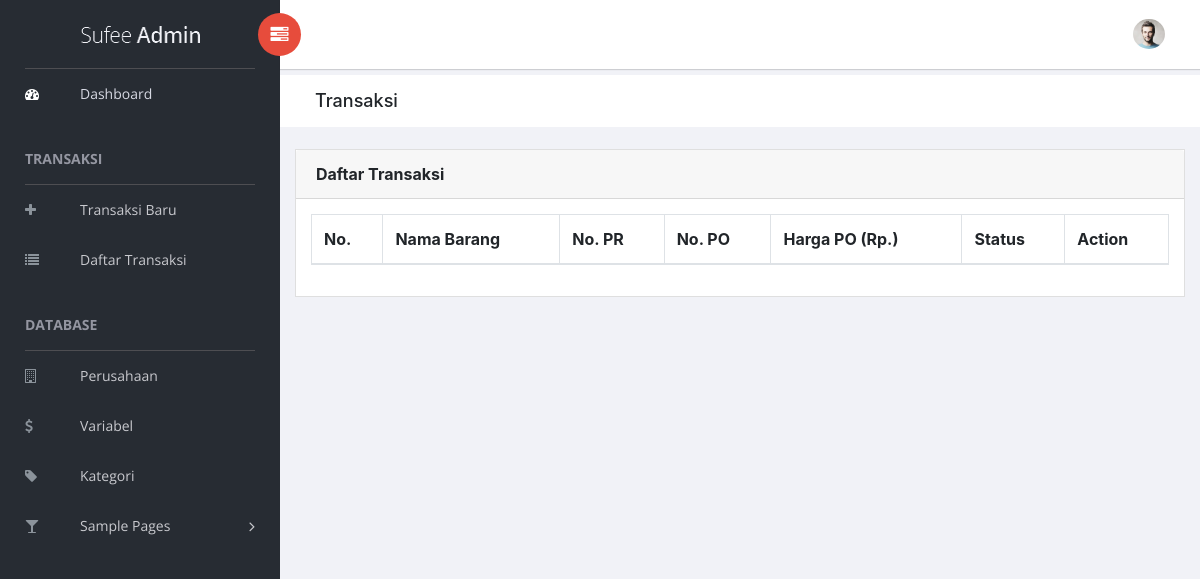
Page /transaction_list.php on the earlier database version.
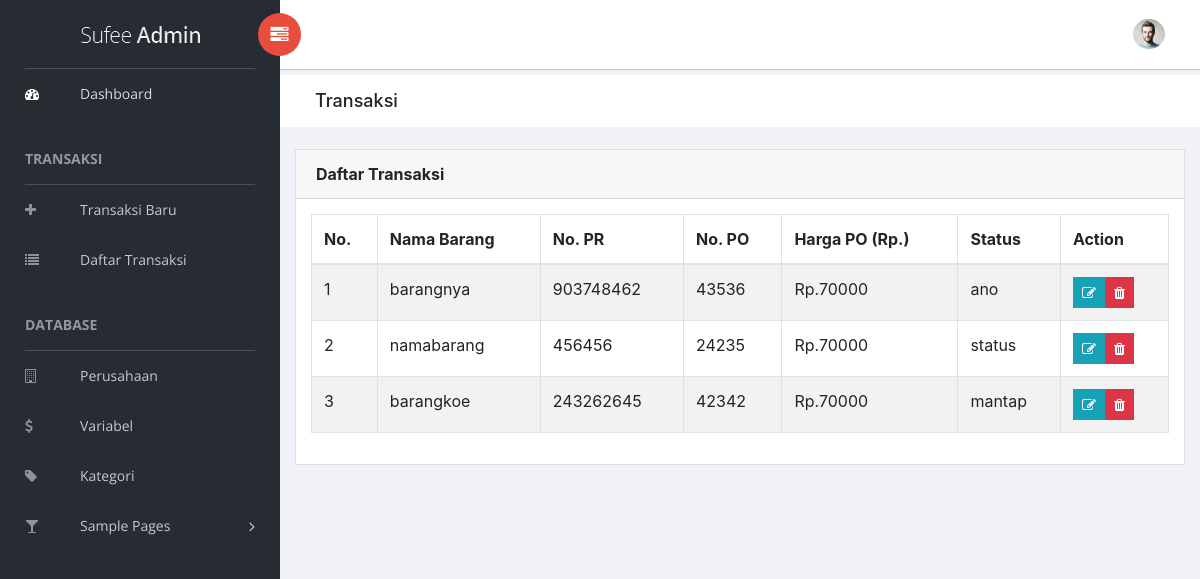
Same page on the later database version.
### tables this page shows
CREATE TABLE `transaksi` (
  `id_transaksi` int(11) NOT NULL,
  `id_kategori` int(11) NOT NULL,
  `id_perusahaan` int(11) NOT NULL,
  `nama_barang` text NOT NULL,
  `no_pr` text NOT NULL,
  `tanggal_pr` text NOT NULL,
  `no_po` text NOT NULL,
  `tanggal_po` text NOT NULL,
  `owner_estimate_rp` float NOT NULL,
  `owner_estimate_usd` float NOT NULL,
  `tanggal_owner_estimate` text NOT NULL,
  `no_dur` text NOT NULL,
  `tanggal_dur` text NOT NULL,
  `metode_dur` text NOT NULL,
  `file_dur` text NOT NULL,
  `tanggal_tawar` text NOT NULL,
  `harga_tawar_usd` float NOT NULL,
  `harga_tawar_rp` float NOT NULL,
  `harga_po_rp` float NOT NULL,
  `harga_po_usd` float NOT NULL,
  `file_po` text NOT NULL,
  `total_harga_rp` float NOT NULL,
  `total_harga_usd` float NOT NULL,
  `tanggal_approve_po` text NOT NULL,
  `qty` float NOT NULL,
  `satuan` text NOT NULL,
  `status` text NOT NULL,
  `keterangan` text NOT NULL,
  `filter_day` int(11) NOT NULL,
  `filter_month` int(11) NOT NULL,
  `filter_year` int(11) NOT NULL
);

### transaction_list.php (the view, shortened to what this page needs)
<!doctype html>
<html class="no-js" lang="en">
<head>
    <?php include('partials/head.php'); ?>
    <link rel="stylesheet" href="vendors/datatables.net-bs4/css/dataTables.bootstrap4.min.css">
    <link rel="stylesheet" href="vendors/datatables.net-buttons-bs4/css/buttons.bootstrap4.min.css">
    <link rel="stylesheet" type="text/css" href="vendors/datatables-responsive/css/responsive.bootstrap4.css"/>
</head>
<body>
    <?php include('partials/sidebar.php'); ?>
    <div id="right-panel" class="right-panel">
        <?php include('partials/topbar.php'); ?>
        <div class="breadcrumbs">
            <div class="col-sm-4">
                <div class="page-header float-left">
                    <div class="page-title">
                        <h1>Transaksi</h1>
                    </div>
                </div>
            </div>
        </div>
        <div class="content mt-3">
            <div class="row">
                <div class="col-12">
                    <div class="card">
                        <div class="card-header">
                            <strong>Daftar Transaksi</strong>
                        </div>
                        <div class="card-body">
                            <div class="table-responsive">
                                <table id="datatable" class="table table-striped table-bordered">
                                    <thead>
                                        <tr>
                                            <th>No.</th>
                                            <th>Nama Barang</th>
                                            <th>No. PR</th>
                                            <th>No. PO</th>
                                            <th>Harga PO (Rp.)</th>
                                            <th>Status</th>
                                            <th>Action</th>
                                        </tr>
                                    </thead>
                                    <tbody>
                                    <?php
                                            $load = mysqli_query($conn, "SELECT transaksi.*, perusahaan.*
                                            FROM perusahaan, transaksi WHERE perusahaan.id_perusahaan = transaksi.id_perusahaan GROUP BY transaksi.id_transaksi ORDER BY transaksi.tanggal_pr DESC");
                                        $nomor = 1;
                                        while ($row = mysqli_fetch_array($load)){
                                            echo '<tr>';
                                            echo '<td>'.$nomor.'</td>';
                                            echo '<td>'.$row['nama_barang'].'</td>';
                                            echo '<td>'.$row['no_pr'].'</td>';
                                            echo '<td>'.$row['no_po'].'</td>';
                                            echo '<td>Rp.'.$row['harga_po_rp'].'</td>';
                                            echo '<td>'.$row['status'].'</td>';
                                            echo '<td>
                                                <a class="btn btn-info btn-sm" href=transaction_detail.php?id='.$row['id_transaksi'].'><i class="fa fa-edit"></i></button>
                                                <a class="btn btn-danger btn-sm" href=form/transaction_delete.php?id='.$row['id_transaksi'].'><i class="fa fa-trash"></i></a>';
                                            echo '</td></tr>';
                                            $nomor++;
                                        }
                                    ?>
                                    </tbody>
                                </table>
                            </div>
                        </div>
                    </div>
                </div>
            </div>
        </div>
    </div>
</body>
</html>

### partials/head.php (shortened to what this page needs)
<link rel="stylesheet" href="vendors/bootstrap/dist/css/bootstrap.min.css">
<link rel="stylesheet" href="vendors/font-awesome/css/font-awesome.min.css">
<link rel="stylesheet" href="vendors/themify-icons/css/themify-icons.css">
<link rel="stylesheet" href="vendors/flag-icon-css/css/flag-icon.min.css">
<link rel="stylesheet" href="vendors/selectFX/css/cs-skin-elastic.css">
<link rel="stylesheet" href="vendors/jqvmap/dist/jqvmap.min.css">
<link rel="stylesheet" href="assets/css/style.css">

### partials/sidebar.php (shortened to what this page needs)
<aside id="left-panel" class="left-panel">
    <nav class="navbar navbar-expand-sm navbar-default">
        <div class="navbar-header">
            <a class="navbar-brand" href="./"><img src="images/logo.png" alt="Logo"></a>
        </div>
        <div id="main-menu" class="main-menu collapse navbar-collapse">
            <ul class="nav navbar-nav">
                <li class="active">
                    <a href="index.php"> <i class="menu-icon fa fa-dashboard"></i>Dashboard </a>
                </li>
                <h3 class="menu-title">Transaksi</h3>
                <li>
                    <a href="transaction_new.php"><i class="menu-icon fa fa-plus"></i>Transaksi Baru</a>
                </li>
                <li>
                    <a href="transaction_list.php"><i class="menu-icon fa fa-list"></i>Daftar Transaksi</a>
                </li>
                <h3 class="menu-title">Database</h3>
                <li>
                    <a href="perusahaan.php"><i class="menu-icon fa fa-building-o"></i>Perusahaan</a>
                </li>
                <li>
                    <a href="variabel.php"><i class="menu-icon fa fa-usd"></i>Variabel</a>
                </li>
                <li>
                    <a href="kategori.php"><i class="menu-icon fa fa-tag"></i>Kategori</a>
                </li>
                <li class="menu-item-has-children dropdown">
                    <a href="#" class="dropdown-toggle" data-toggle="dropdown" aria-haspopup="true" aria-expanded="false"> <i class="menu-icon fa fa-glass"></i>
                        Sample Pages
                    </a>
                </li>
            </ul>
        </div>
    </nav>
</aside>

### partials/topbar.php (shortened to what this page needs)
<header id="header" class="header">
    <div class="header-menu">
        <div class="col-sm-7">
            <a id="menuToggle" class="menutoggle pull-left"><i class="fa fa fa-tasks"></i></a>
        </div>
        <div class="col-sm-5">
            <div class="user-area dropdown float-right">
                <a href="#" class="dropdown-toggle" data-toggle="dropdown" aria-haspopup="true" aria-expanded="false">
                    <img class="user-avatar rounded-circle" src="images/admin.jpg" alt="User Avatar">
                </a>
            </div>
        </div>
    </div>
</header>

Differences in the rows shown:
added transaksi: nama_barang "barangnya", no_pr "903748462", no_po "43536", harga_po_rp "70000", status "ano"
added transaksi: nama_barang "namabarang", no_pr "456456", no_po "24235", harga_po_rp "70000", status "status"
added transaksi: nama_barang "barangkoe", no_pr "243262645", no_po "42342", harga_po_rp "70000", status "mantap"
